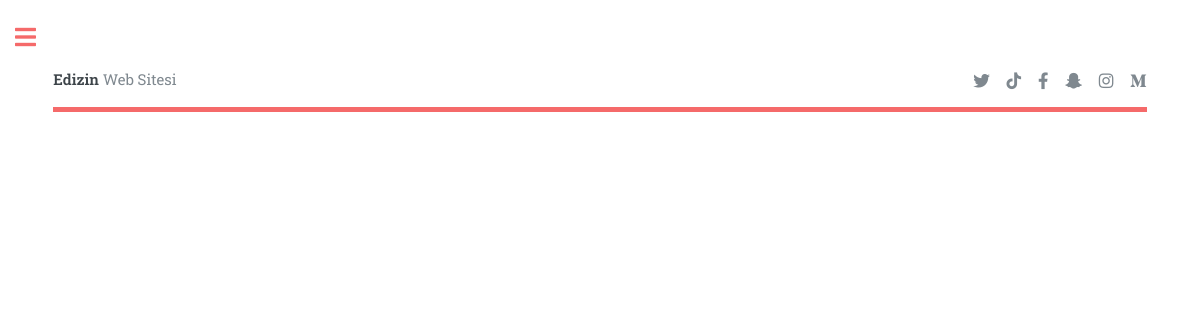
Before: /ediz/ with the older database file.
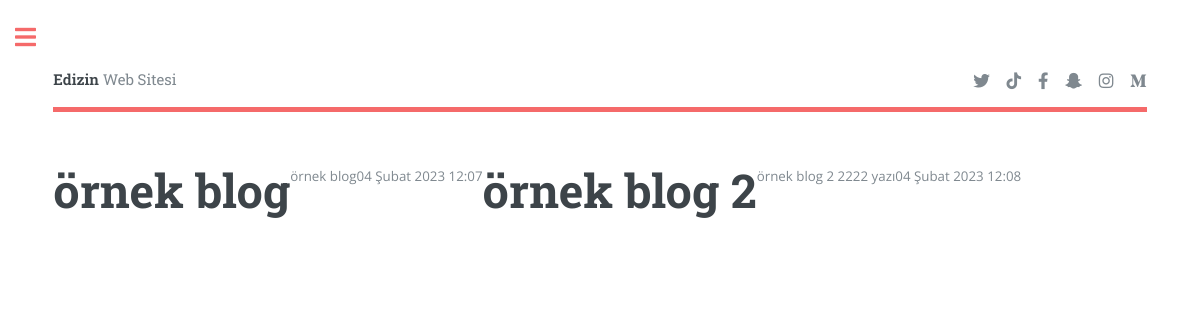
After: the same page with the newer database file.
### ediz/models.py (models this page shows, shortened)
class BlogModel(models.Model):
    class Meta:
        verbose_name = 'Gönderi'
        verbose_name_plural = 'Gönderiler'
    baslik = models.CharField(verbose_name="Başlık",max_length=200)
    yazi = models.TextField(verbose_name="Yazı Gövdesi")
    kayitzaman = models.DateTimeField(verbose_name="Kayıt Zaman",default=timezone.now)
    yayimzaman = models.DateTimeField(verbose_name="Yayımlanma Zamanı",null=True,blank=True)

### ediz/views.py (the view)
# urls.py: path('',views.listele,name="Bora_listele")
def listele(request):
    gonderiler =  BlogModel.objects.all()
    return render(request,"ediz/listele.html",{"gonderiler":gonderiler})

### templates/ediz/listele.html
{% extends '../base.html' %}
{% block baslik %}
    <a href="index.html" class="logo"><strong>Edizin</strong> Web Sitesi</a>
{% endblock baslik %}
{% block icerik %}
    {% for data in gonderiler %}
        <h1>{{data.baslik}}</h1>
        <p>{{data.yazi}}</p>
        {{data.kayitzaman}}
    {% endfor %}
{% endblock icerik %}

Changed rows visible on the page:
added BlogModel: baslik "örnek blog", yazi "örnek blog", kayitzaman "04 Şubat 2023 12:07"
added BlogModel: baslik "örnek blog 2", yazi "örnek blog 2 2222 yazı", kayitzaman "04 Şubat 2023 12:08"
